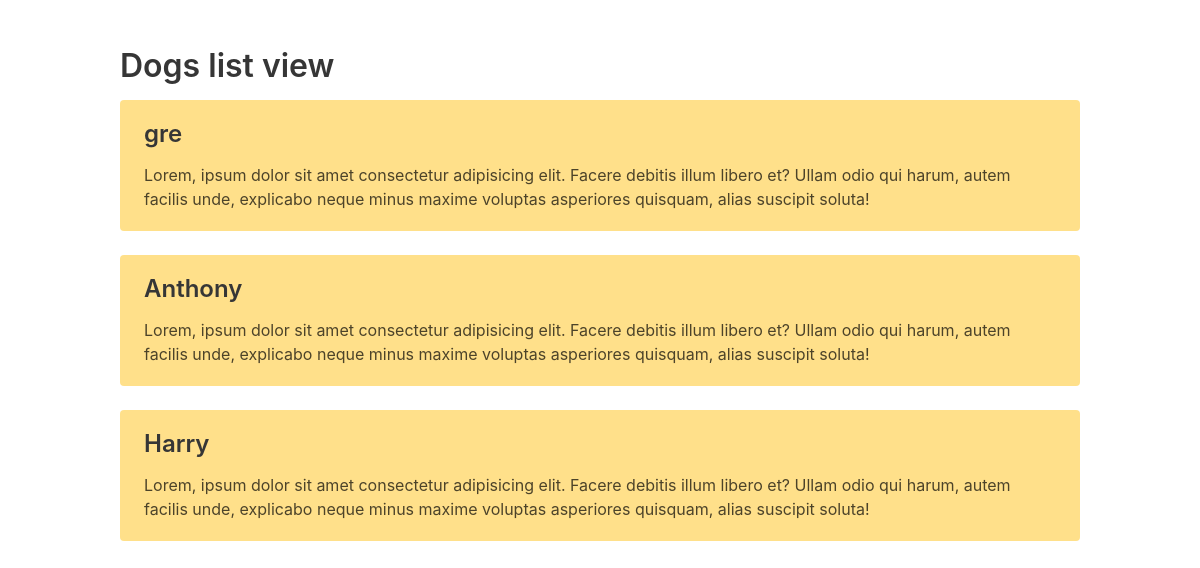
/dog/list/, run on an earlier commit of the app's database.
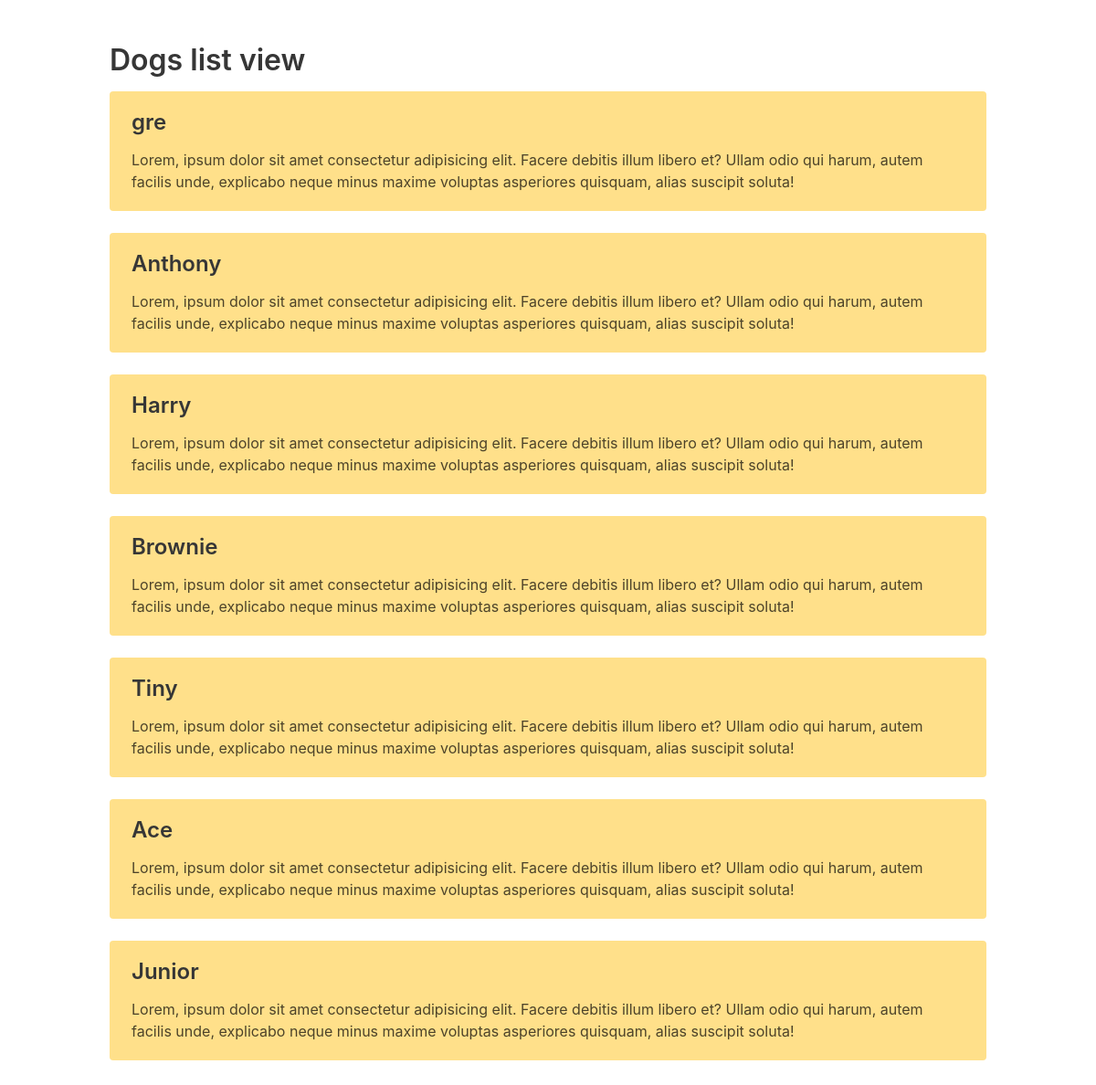
And on a later commit of the database.
### app/models.py (models this page shows, shortened)
class Dog(m.Model):
    owner_id = m.ForeignKey(DogOwner, on_delete=m.CASCADE)
    dog_name = m.CharField(max_length=100)
    dog_image = m.ImageField(upload_to='dogs/%Y/%m/%d/', default='default.jpg')

### app/views.py (the view)
# urls.py: path('dog/list/', dog_list, name='dog_list'),
def dog_list(request):
    data = Dog.objects.all()
    context = {'title':'Dogs list view',
               'data':data}
    return render(request, 'dog_list.html', context)

### templates/dog_list.html
{% extends 'base.html' %}
{% block content %}
<section class="section">
    <section class="container">
        <section class="content">
            <h1>{{ title }}</h1>
            {% for d in data %}
            <div class="notification is-warning">
                <h3>{{ d.dog_name }}</h3>
                <p>Lorem, ipsum dolor sit amet consectetur adipisicing elit. Facere debitis illum libero et? Ullam odio qui harum, autem facilis unde, explicabo neque minus maxime voluptas asperiores quisquam, alias suscipit soluta!</p>
            </div>
            {% endfor %}
        </section>
    </section>
</section>
{% endblock content %}

### templates/base.html (shortened to what this page needs)
<!DOCTYPE html>
<html lang="">
    <head>
        {% load static %}
        <link rel="stylesheet" href="https://cdnjs.cloudflare.com/ajax/libs/bulma/0.4.0/css/bulma.css"/>
    </head>
    <body>
        {% block content %}
        {% endblock content %}
    </body>
</html>

What changed in the data, as far as the page shows it:
added Dog: dog_name "Brownie"
added Dog: dog_name "Tiny"
added Dog: dog_name "Ace"
added Dog: dog_name "Junior"
